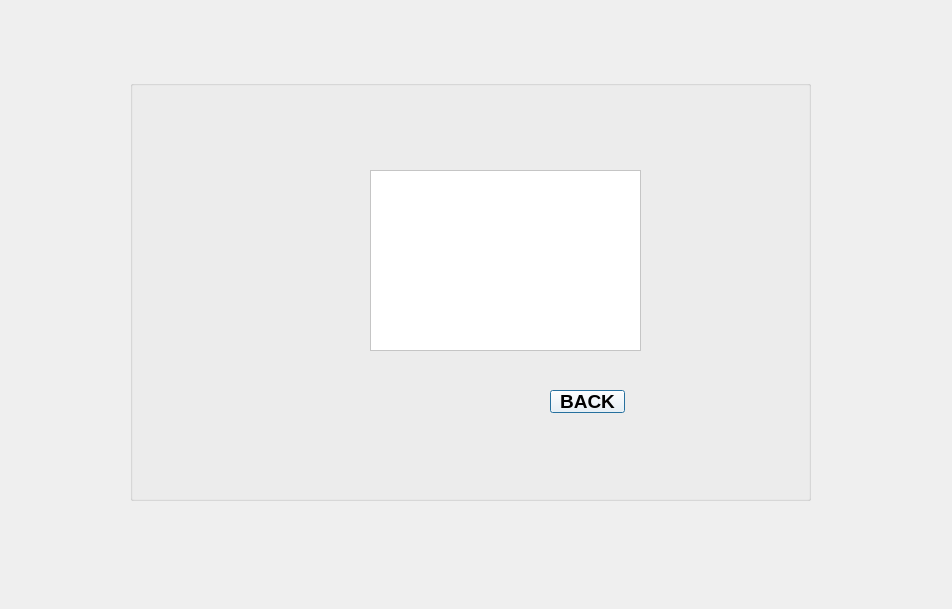
<?xml version="1.0" encoding="UTF-8"?>
<ui version="4.0">
 <class>popviewbook</class>
 <widget class="QDialog" name="popviewbook">
  <property name="geometry">
   <rect>
    <x>0</x>
    <y>0</y>
    <width>952</width>
    <height>609</height>
   </rect>
  </property>
  <property name="windowTitle">
   <string>Dialog</string>
  </property>
  <widget class="QGroupBox" name="groupBox">
   <property name="geometry">
    <rect>
     <x>130</x>
     <y>80</y>
     <width>681</width>
     <height>421</height>
    </rect>
   </property>
   <property name="font">
    <font>
     <pointsize>14</pointsize>
     <weight>75</weight>
     <bold>true</bold>
    </font>
   </property>
   <property name="title">
    <string/>
   </property>
   <property name="alignment">
    <set>Qt::AlignCenter</set>
   </property>
   <widget class="QTextEdit" name="textEdit">
    <property name="geometry">
     <rect>
      <x>240</x>
      <y>90</y>
      <width>271</width>
      <height>181</height>
     </rect>
    </property>
    <property name="styleSheet">
     <string notr="true">background-color: rgb(255, 255, 255);
font: 10pt &quot;MS Shell Dlg 2&quot;;</string>
    </property>
   </widget>
   <widget class="QPushButton" name="pushButton">
    <property name="geometry">
     <rect>
      <x>420</x>
      <y>310</y>
      <width>75</width>
      <height>23</height>
     </rect>
    </property>
    <property name="styleSheet">
     <string notr="true">background-color: rgb(255, 255, 255);
font: 75 12pt &quot;MS Shell Dlg 2&quot;;</string>
    </property>
    <property name="text">
     <string>BACK</string>
    </property>
   </widget>
  </widget>
 </widget>
 <resources/>
 <connections/>
</ui>
